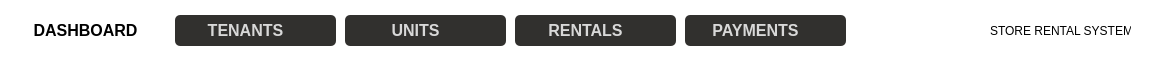
     <widget class="QWidget" name="DashBoardWidget" native="true">
      <property name="geometry">
       <rect>
        <x>0</x>
        <y>0</y>
        <width>1151</width>
        <height>71</height>
       </rect>
      </property>
      <property name="styleSheet">
       <string notr="true">background-color: #ffffff;</string>
      </property>
      <widget class="QPushButton" name="DashboardButton">
       <property name="geometry">
        <rect>
         <x>0</x>
         <y>0</y>
         <width>171</width>
         <height>61</height>
        </rect>
       </property>
       <property name="styleSheet">
        <string notr="true">QPushButton {
    background-color: #fffff; /* Solid color */
    border: none;
    border-radius: 12px;
    color: black;
    padding: 4px 5px;
    text-align: center;
    font-size: 16px;
    font-weight: bold;
    min-width: 10px;
    min-height: 4px;
    margin: 5px;
	
}

QPushButton:hover {
    background-color: #94908D; /* Solid color on hover */
}

QPushButton:pressed {
    background-color: #94908D; /* Solid color on pressed */
}

QPushButton:disabled {
    background-color: #111111; /* Solid color on disabled */
    color: #757575;
}
</string>
       </property>
       <property name="text">
        <string>DASHBOARD</string>
       </property>
       <property name="icon">
        <iconset resource="resources.qrc">
         <normaloff>:/icons/house.png</normaloff>:/icons/house.png</iconset>
       </property>
       <property name="iconSize">
        <size>
         <width>25</width>
         <height>25</height>
        </size>
       </property>
      </widget>
      <widget class="QPushButton" name="RentalsButton">
       <property name="geometry">
        <rect>
         <x>510</x>
         <y>10</y>
         <width>171</width>
         <height>41</height>
        </rect>
       </property>
       <property name="styleSheet">
        <string notr="true">QPushButton {
    background-color: #31302E; /* Solid color */
    border: none;
    border-radius: 5px;
    color: #d8d8d8;
    padding: 4px 5px;
    text-align: center;
    font-size: 16px;
    font-weight: bold;
    min-width: 10px;
    min-height: 4px;
    margin: 5px;
	padding-right: 25px;
	
}

QPushButton:hover {
    background-color: #94908D; /* Solid color on hover */
}

QPushButton:pressed {
    background-color: #94908D; /* Solid color on pressed */
}

QPushButton:disabled {
    background-color: #000000; /* Solid color on disabled */
    color: #757575;
}
</string>
       </property>
       <property name="text">
        <string>RENTALS</string>
       </property>
       <property name="icon">
        <iconset resource="resources.qrc">
         <normaloff>:/icons/contract.png</normaloff>:/icons/contract.png</iconset>
       </property>
       <property name="iconSize">
        <size>
         <width>19</width>
         <height>19</height>
        </size>
       </property>
      </widget>
      <widget class="QPushButton" name="UnitsButton">
       <property name="geometry">
        <rect>
         <x>340</x>
         <y>10</y>
         <width>171</width>
         <height>41</height>
        </rect>
       </property>
       <property name="styleSheet">
        <string notr="true">QPushButton {
    background-color: #31302E; /* Solid color */
    border: none;
    border-radius: 5px;
    color: #d8d8d8;
    padding: 4px 5px;
    text-align: center;
    font-size: 16px;
    font-weight: bold;
    min-width: 10px;
    min-height: 4px;
    margin: 5px;
	padding-right: 25px;
	
}

QPushButton:hover {
    background-color: #94908D; /* Solid color on hover */
}

QPushButton:pressed {
    background-color: #94908D; /* Solid color on pressed */
}

QPushButton:disabled {
    background-color: #000000; /* Solid color on disabled */
    color: #757575;
}
</string>
       </property>
       <property name="text">
        <string>UNITS</string>
       </property>
       <property name="icon">
        <iconset resource="resources.qrc">
         <normaloff>:/icons/key.png</normaloff>:/icons/key.png</iconset>
       </property>
       <property name="iconSize">
        <size>
         <width>19</width>
         <height>19</height>
        </size>
       </property>
      </widget>
      <widget class="QPushButton" name="TenantsButton">
       <property name="geometry">
        <rect>
         <x>170</x>
         <y>10</y>
         <width>171</width>
         <height>41</height>
        </rect>
       </property>
       <property name="styleSheet">
        <string notr="true">QPushButton {
    background-color: #31302E; /* Solid color */
    border: none;
    border-radius: 5px;
    color: #d8d8d8;
    padding: 4px 5px;
    text-align: center;
    font-size: 16px;
    font-weight: bold;
    min-width: 10px;
    min-height: 4px;
    margin: 5px;
	padding-right: 25px;
	
}

QPushButton:hover {
    background-color: #94908D; /* Solid color on hover */
}

QPushButton:pressed {
    background-color: #94908D; /* Solid color on pressed */
}

QPushButton:disabled {
    background-color: #000000; /* Solid color on disabled */
    color: #757575;
}
</string>
       </property>
       <property name="text">
        <string>TENANTS</string>
       </property>
       <property name="icon">
        <iconset resource="resources.qrc">
         <normaloff>:/icons/buy-home.png</normaloff>:/icons/buy-home.png</iconset>
       </property>
       <property name="iconSize">
        <size>
         <width>19</width>
         <height>19</height>
        </size>
       </property>
      </widget>
      <widget class="QPushButton" name="PaymentsButton">
       <property name="geometry">
        <rect>
         <x>680</x>
         <y>10</y>
         <width>171</width>
         <height>41</height>
        </rect>
       </property>
       <property name="styleSheet">
        <string notr="true">QPushButton {
    background-color: #31302E; /* Solid color */
    border: none;
    border-radius: 5px;
    color: #d8d8d8;
    padding: 4px 5px;
    text-align: center;
    font-size: 16px;
    font-weight: bold;
    min-width: 10px;
    min-height: 4px;
    margin: 5px;
	padding-right: 25px;
	
}

QPushButton:hover {
    background-color: #94908D; /* Solid color on hover */
}

QPushButton:pressed {
    background-color: #94908D; /* Solid color on pressed */
}

QPushButton:disabled {
    background-color: #000000; /* Solid color on disabled */
    color: #757575;
}
</string>
       </property>
       <property name="text">
        <string>PAYMENTS</string>
       </property>
       <property name="icon">
        <iconset resource="resources.qrc">
         <normaloff>:/icons/payment-method.png</normaloff>:/icons/payment-method.png</iconset>
       </property>
       <property name="iconSize">
        <size>
         <width>19</width>
         <height>19</height>
        </size>
       </property>
      </widget>
      <widget class="QLabel" name="TotalUnits_9">
       <property name="geometry">
        <rect>
         <x>990</x>
         <y>10</y>
         <width>141</width>
         <height>41</height>
        </rect>
       </property>
       <property name="font">
        <font>
         <family>MS Shell Dlg 2</family>
         <pointsize>8</pointsize>
         <italic>false</italic>
         <bold>false</bold>
        </font>
       </property>
       <property name="styleSheet">
        <string notr="true">font-size: 12px;
font: 8pt &quot;MS Shell Dlg 2&quot;;
bold: off;</string>
       </property>
       <property name="text">
        <string>STORE RENTAL SYSTEM</string>
       </property>
      </widget>
      <zorder>DashboardButton</zorder>
      <zorder>RentalsButton</zorder>
      <zorder>UnitsButton</zorder>
      <zorder>PaymentsButton</zorder>
      <zorder>TenantsButton</zorder>
      <zorder>TotalUnits_9</zorder>
     </widget>
